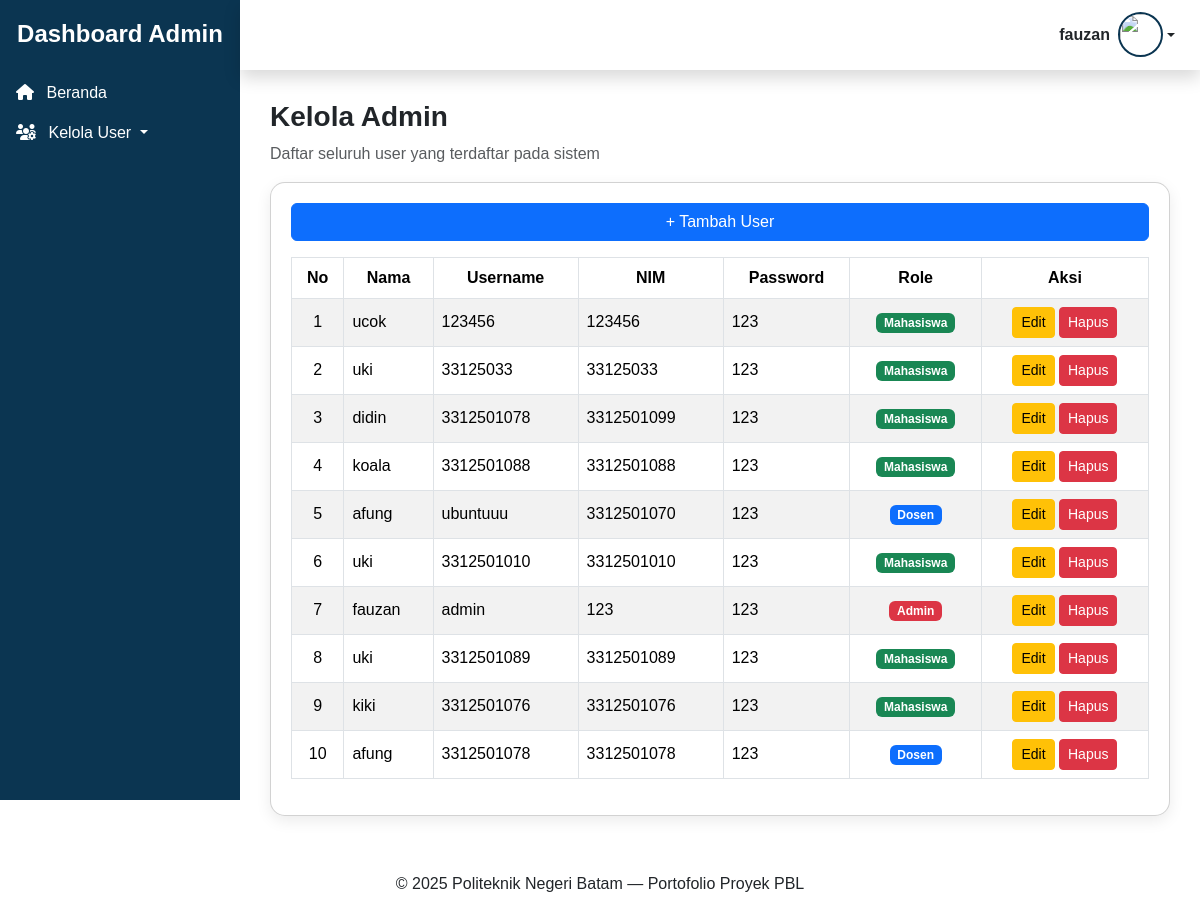
/admin/kelola_user.php (signed in), run on the app's committed database.
### tables this page shows
CREATE TABLE `users` (
  `id_user` int NOT NULL,
  `nama` varchar(100) DEFAULT NULL,
  `username` varchar(100) DEFAULT NULL,
  `password` varchar(255) DEFAULT NULL,
  `nim` varchar(20) NOT NULL,
  `jurusan` enum('teknik elektro','teknik informatika','teknik mesin','manajemen bisnis') NOT NULL,
  `profil` varchar(255) DEFAULT NULL,
  `role` enum('mahasiswa','dosen','admin') NOT NULL
);

### admin/kelola_user.php (the view, shortened to what this page needs)
<?php
include "../template_admin/header.php";
include "../template_admin/sidebar.php";
include "../template_admin/topbar.php";
$result = mysqli_query($koneksi, "SELECT * FROM users ORDER BY id_user DESC");
?>
<div class="content-wrapper">
  <h3 class="fw-bold">Kelola Admin</h3>
  <p class="text-muted">Daftar seluruh user yang terdaftar pada sistem</p>
  <div class="card card-custom mt-3">
    <a href="tambah_user.php" class="btn btn-primary mb-3">
      + Tambah User
    </a>
    <table class="table table-bordered table-striped table-hover align-middle">
      <thead>
        <tr class="text-center">
          <th>No</th>
          <th>Nama</th>
          <th>Username</th>
          <th>NIM</th>
          <th>Password</th>
          <th>Role</th>
          <th>Aksi</th>
        </tr>
      </thead>
      <tbody>
        <?php
        $no = 1;
        while ($row = mysqli_fetch_assoc($result)) { ?>
          <tr>
            <td class="text-center"><?= $no++ ?></td>
            <td><?= $row['nama'] ?></td>
            <td><?= $row['username'] ?></td>
            <td><?= $row['nim'] ?></td>
            <td><?= $row['password'] ?></td>
            <td class="text-center">
              <span class="badge
                <?= ($row['role'] == 'admin' ? 'bg-danger' :
                    ($row['role'] == 'dosen' ? 'bg-primary' : 'bg-success')) ?>">
                <?= ucfirst($row['role']) ?>
              </span>
            </td>
            <td class="text-center">
              <a href="edit_user.php?id=<?= $row['id_user'] ?>" class="btn btn-warning btn-sm">
                Edit
              </a>
              <a href="hapus_user.php?id=<?= $row['id_user'] ?>" class="btn btn-danger btn-sm"
                 onclick="return confirm('Yakin ingin menghapus user ini?')">
                Hapus
              </a>
            </td>
          </tr>
        <?php } ?>
      </tbody>
    </table>
  </div>
</div>
<?php include "../template/footer.php"; ?>

### template_admin/header.php (style rules this page uses)
body { font-family: 'Poppins', sans-serif; background: white; }

### admin/kelola_user.php (style rules this page uses)
.content-wrapper { margin-left: 240px; padding: 100px 30px 40px; }
.card-custom { border-radius: 15px; padding: 20px; box-shadow: 0 5px 15px rgba(0,0,0,0.08); }
.table thead { background-color: #0b3551; color: white; }

### data on the page
users: nama "ucok", username "123456", nim "123456", password "123", role "Mahasiswa"
users: nama "uki", username "33125033", nim "33125033", password "123", role "Mahasiswa"
users: nama "didin", username "3312501078", nim "3312501099", password "123", role "Mahasiswa"
users: nama "koala", username "3312501088", nim "3312501088", password "123", role "Mahasiswa"
users: nama "afung", username "ubuntuuu", nim "3312501070", password "123", role "Dosen"
users: nama "uki", username "3312501010", nim "3312501010", password "123", role "Mahasiswa"
users: nama "fauzan", username "admin", nim "123", password "123", role "Admin"
users: nama "uki", username "3312501089", nim "3312501089", password "123", role "Mahasiswa"
users: nama "kiki", username "3312501076", nim "3312501076", password "123", role "Mahasiswa"
users: nama "afung", username "3312501078", nim "3312501078", password "123", role "Dosen"

### other printed values
$nama "fauzan"
